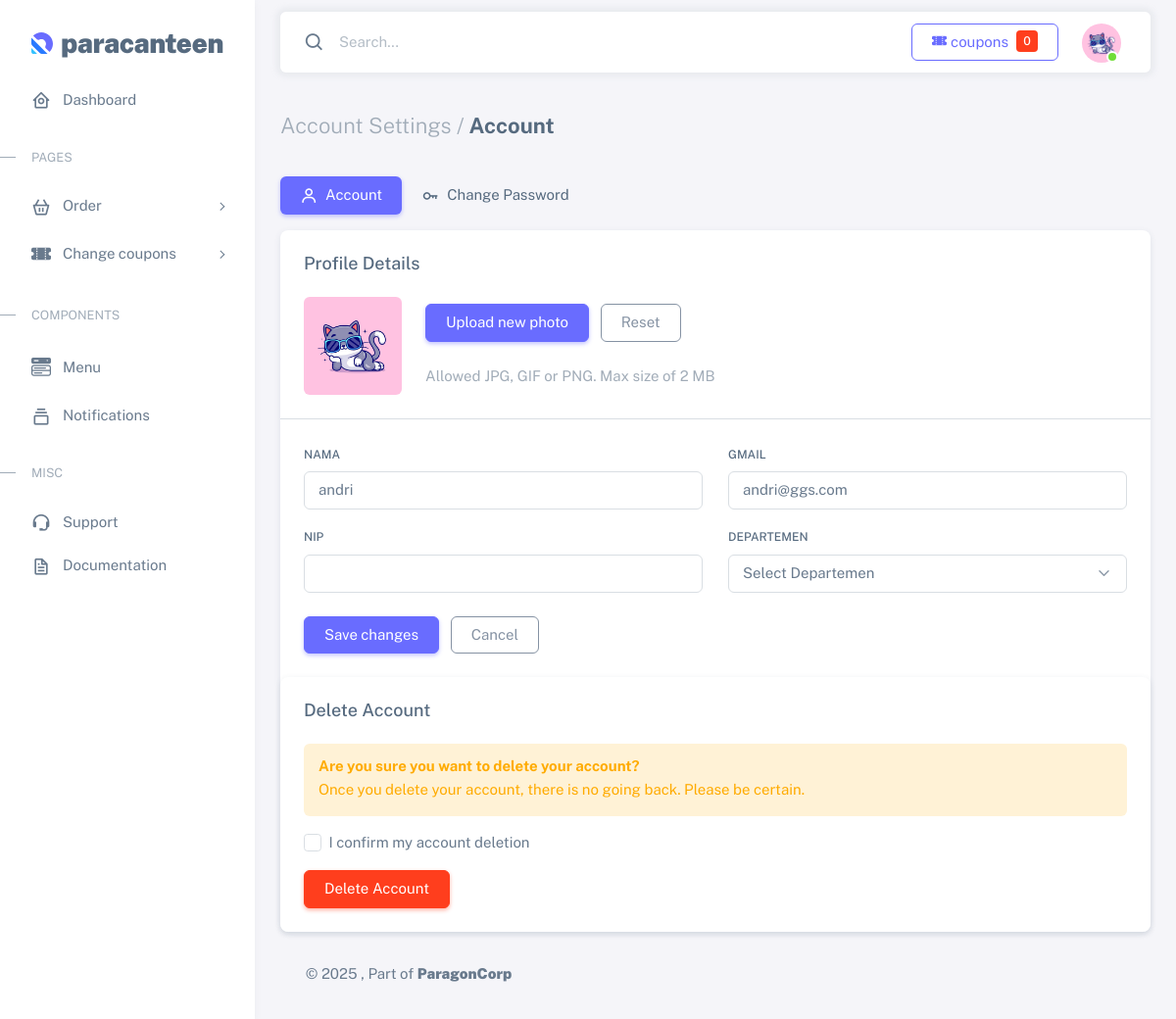
/user/account-settings.php (signed in), run on the app's committed database.
### tables this page shows
CREATE TABLE `users` (
  `id` int(11) UNSIGNED NOT NULL,
  `nama` varchar(150) NOT NULL,
  `nip` varchar(50) NOT NULL,
  `gmail` varchar(255) NOT NULL,
  `password` char(32) NOT NULL,
  `created_at` timestamp NOT NULL DEFAULT current_timestamp(),
  `avatars` varchar(255) DEFAULT NULL,
  `departemen` varchar(255) DEFAULT NULL,
  `total_kupon` int(11) DEFAULT 0,
  `updated_at` timestamp NOT NULL DEFAULT current_timestamp() ON UPDATE current_timestamp()
);

### user/account-settings.php (the view, shortened to what this page needs)
<?php
require_once __DIR__ . '/config/db.php';
$user_id = isset($_SESSION['user_id']) ? (int)$_SESSION['user_id'] : 0;
$nip = '';
$gmail = '';
if ($user_id > 0 && isset($conn) && $conn instanceof mysqli) {
    if ($stmt = $conn->prepare('SELECT `nama`, `nip`, `gmail`, `avatars`, `departemen` FROM `users` WHERE `id` = ? LIMIT 1')) {
        $stmt->bind_param('i', $user_id);
        if ($stmt->execute()) {
            $res = $stmt->get_result();
            if ($res && $row = $res->fetch_assoc()) {
                $nip = $row['nip'] ?: '';
                $gmail = $row['gmail'] ?: '';
            }
        }
    }
}
?>
<!DOCTYPE html>
<html
  lang="en"
  class="light-style layout-menu-fixed"
  dir="ltr"
  data-theme="theme-default"
  data-assets-path="../assets/"
  data-template="vertical-menu-template-free"
>
  <head>
    <link rel="stylesheet" href="../assets/vendor/fonts/boxicons.css" />
    <link rel="stylesheet" href="../assets/vendor/css/core.css" class="template-customizer-core-css" />
    <link rel="stylesheet" href="../assets/vendor/css/theme-default.css" class="template-customizer-theme-css" />
    <link rel="stylesheet" href="../assets/css/demo.css" />
    <link rel="stylesheet" href="../assets/vendor/libs/perfect-scrollbar/perfect-scrollbar.css" />
    <link rel="stylesheet" href="https://unpkg.com/cropperjs@1.5.13/dist/cropper.min.css" />
  </head>
  <body>
    <div class="layout-wrapper layout-content-navbar">
      <div class="layout-container">
        <?php include 'layout/sidebar.php'; ?>
        <div class="layout-page">
          <?php include 'layout/navbar.php'; ?>
          <div class="content-wrapper">
            <div class="container-xxl flex-grow-1 container-p-y">
              <h4 class="fw-bold py-3 mb-4"><span class="text-muted fw-light">Account Settings /</span> Account</h4>
              <div class="row">
                <div class="col-md-12">
                  <ul class="nav nav-pills flex-column flex-md-row mb-3">
                    <li class="nav-item">
                      <a class="nav-link active" href="javascript:void(0);"><i class="bx bx-user me-1"></i> Account</a>
                    </li>
                    <li class="nav-item">
                      <a class="nav-link" href="account-change-password.php"
                        ><i class="bx bx-key me-1"></i> Change Password</a
                      >
                    </li>
                  </ul>
                  <div class="card mb-4">
                    <h5 class="card-header">Profile Details</h5>
                    <div class="card-body">
                      <div class="d-flex align-items-start align-items-sm-center gap-4">
                        <img
                          src="<?= $avatarPath ?>"
                          alt="<?= htmlspecialchars($nama, ENT_QUOTES, 'UTF-8') ?>"
                          class="d-block rounded"
                          height="100"
                          width="100"
                          id="uploadedAvatar"
                        />
                        <div class="button-wrapper">
                          <label for="upload" class="btn btn-primary me-2 mb-4" tabindex="0">
                            <span class="d-none d-sm-block">Upload new photo</span>
                          </label>
                          <button type="button" class="btn btn-outline-secondary account-image-reset mb-4">
                            <span class="d-none d-sm-block">Reset</span>
                          </button>
                          <p class="text-muted mb-0">Allowed JPG, GIF or PNG. Max size of 2 MB</p>
                        </div>
                      </div>
                    </div>
                    <hr class="my-0" />
                    <div class="card-body">
                      <form id="formAccountSettings" method="POST" action="execution/account-update.php" enctype="multipart/form-data">
                        <div class="row">
                          <div class="mb-3 col-md-6">
                            <label for="nama" class="form-label">Nama</label>
                            <input
                              class="form-control"
                              type="text"
                              id="nama"
                              name="nama"
                              value="<?= htmlspecialchars($nama, ENT_QUOTES, 'UTF-8') ?>"
                              autofocus
                            />
                          </div>
                          <div class="mb-3 col-md-6">
                            <label for="gmail" class="form-label">Gmail</label>
                            <input class="form-control" type="email" name="gmail" id="gmail" value="<?= htmlspecialchars($gmail, ENT_QUOTES, 'UTF-8') ?>" />
                          </div>
                          <div class="mb-3 col-md-6">
                            <label for="nip" class="form-label">NIP</label>
                            <input type="text" class="form-control" id="nip" name="nip" value="<?= htmlspecialchars($nip, ENT_QUOTES, 'UTF-8') ?>" inputmode="numeric" pattern="\d*" oninput="this.value=this.value.replace(/[^0-9]/g,'')" />
                          </div>
                          <div class="mb-3 col-md-6">
                            <label for="departemen" class="form-label">Departemen</label>
                            <select id="departemen" name="departemen" class="form-select">
                              <option value="">Select Departemen</option>
                            </select>
                          </div>
                        <div class="mt-2">
                          <button type="submit" class="btn btn-primary me-2">Save changes</button>
                          <button type="reset" class="btn btn-outline-secondary">Cancel</button>
                        </div>
                      </form>
                    </div>
                  </div>
                  <div class="card">
                    <h5 class="card-header">Delete Account</h5>
                    <div class="card-body">
                      <div class="mb-3 col-12 mb-0">
                        <div class="alert alert-warning">
                          <h6 class="alert-heading fw-bold mb-1">Are you sure you want to delete your account?</h6>
                          <p class="mb-0">Once you delete your account, there is no going back. Please be certain.</p>
                        </div>
                      </div>
                      <form id="formAccountDeactivation" method="POST" action="execution/account-delete.php" onsubmit="return confirmDelete(event)">
                        <div class="form-check mb-3">
                          <input
                            class="form-check-input"
                            type="checkbox"
                            name="accountActivation"
                            id="accountActivation"
                            required
                          />
                          <label class="form-check-label" for="accountActivation">
                            I confirm my account deletion
                          </label>
                        </div>
                        <button type="submit" class="btn btn-danger deactivate-account">Delete Account</button>
                      </form>
                    </div>
                  </div>
                </div>
              </div>
            </div>
            <footer class="content-footer footer bg-footer-theme">
              <div class="container-xxl d-flex flex-wrap justify-content-between py-2 flex-md-row flex-column">
                <div class="mb-2 mb-md-0">
                  ©
                  , Part of
                  <a href="#" target="_blank" class="footer-link fw-bolder">ParagonCorp</a>
                </div>
              </div>
            </footer>
          </div>
        </div>
      </div>
    </div>
  </body>
</html>

### user/layout/navbar.php (shortened to what this page needs)
<!DOCTYPE html>
<html>
<?php
require_once dirname(__DIR__) . '/config/db.php';
$user_id = isset($_SESSION['user_id']) ? (int)$_SESSION['user_id'] : 0;
$nama = 'User';
$avatarPath = 'assets/img/avatars/1.png';
if ($user_id > 0 && isset($conn) && $conn instanceof mysqli) {
    if ($stmt = $conn->prepare('SELECT `nama`, `avatars`, `departemen` FROM `users` WHERE `id` = ? LIMIT 1')) {
        $stmt->bind_param('i', $user_id);
        if ($stmt->execute()) {
            $res = $stmt->get_result();
            if ($res && $row = $res->fetch_assoc()) {
                $nama = $row['nama'] ?: $nama;
            }
        }
    }
}
$avatarPath = trim($avatarPath);
if (preg_match('#^https?://#i', $avatarPath)) {
} elseif (strpos($avatarPath, '../assets/') === 0) {
} elseif (preg_match('#^(\./)?assets/#', $avatarPath)) {
    $avatarPath = '../' . preg_replace('#^\./#', '', $avatarPath);
} elseif (strpos($avatarPath, '/assets/') === 0) {
} else {
    $avatarPath = '../assets/img/avatars/' . basename($avatarPath);
}
?>
          <nav
            class="layout-navbar container-xxl navbar navbar-expand-xl navbar-detached align-items-center bg-navbar-theme"
            id="layout-navbar"
          >
            <div class="navbar-nav-right d-flex align-items-center" id="navbar-collapse">
              <div class="navbar-nav align-items-center">
                <div class="nav-item d-flex align-items-center">
                  <i class="bx bx-search fs-4 lh-0"></i>
                  <input
                    type="text"
                    class="form-control border-0 shadow-none"
                    placeholder="Search..."
                    aria-label="Search..."
                  />
                </div>
              </div>
              <ul class="navbar-nav flex-row align-items-center ms-auto">
                <?php
                $total_kupon_user = 0;
                if ($user_id > 0 && isset($conn) && $conn instanceof mysqli) {
                    if ($stmt2 = $conn->prepare('SELECT total_kupon FROM users WHERE id = ? LIMIT 1')) {
                        $stmt2->bind_param('i', $user_id);
                        if ($stmt2->execute()) {
                            $res2 = $stmt2->get_result();
                            if ($res2 && $row2 = $res2->fetch_assoc()) {
                                $total_kupon_user = (int)$row2['total_kupon'];
                            }
                        }
                    }
                }
                ?>
                <li class="nav-item lh-1 me-3">
                  <a href="#" class="btn btn-outline-primary d-flex align-items-center position-relative">
                    <i class="bi bi-ticket-perforated-fill me-1"></i> coupons
                    <span class="badge bg-danger ms-2"><?= $total_kupon_user ?></span>
                  </a>
                </li>
                <li class="nav-item navbar-dropdown dropdown-user dropdown">
                  <a class="nav-link dropdown-toggle hide-arrow" href="javascript:void(0);" data-bs-toggle="dropdown">
                    <div class="avatar avatar-online">
                      <img src="<?= $avatarPath ?>" alt="<?= htmlspecialchars($nama, ENT_QUOTES, 'UTF-8') ?>" class="w-px-40 h-auto rounded-circle" />
                    </div>
                  </a>
                </li>
              </ul>
            </div>
          </nav>
</html>

### assets/css/demo.css (style rules this page uses)
body::before { content: ""; position: static; background: linear-gradient(112deg, #ffffff, #ffffff); width: 2000px; height: 700px; left: 50%; top: 50%; transform: translate(-50%, -50%); }

### data on the page
users: total_kupon "0", nama "andri", gmail "andri@ggs.com"
